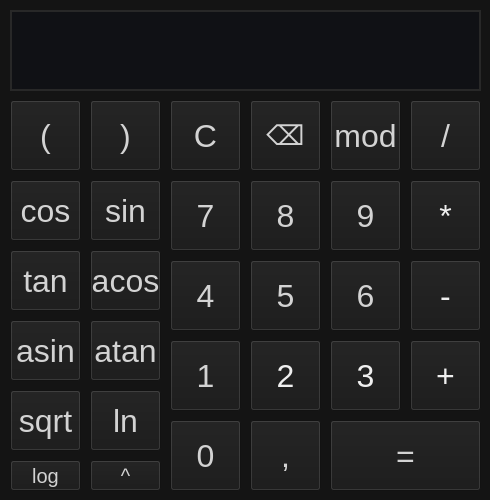
<?xml version="1.0" encoding="UTF-8"?>
<ui version="4.0">
 <class>MainWindow</class>
 <widget class="QMainWindow" name="MainWindow">
  <property name="geometry">
   <rect>
    <x>0</x>
    <y>0</y>
    <width>490</width>
    <height>500</height>
   </rect>
  </property>
  <property name="contextMenuPolicy">
   <enum>Qt::DefaultContextMenu</enum>
  </property>
  <property name="windowTitle">
   <string comment="Created by Lainlynr (Илья Милов)" extracomment="Created by Lainlynr (Илья Милов)">School 21 SmartCalc 1.0 by Lainlynr</string>
  </property>
  <property name="windowIcon">
   <iconset>
    <normaloff>../../Downloads/icon.ico</normaloff>../../Downloads/icon.ico</iconset>
  </property>
  <property name="styleSheet">
   <string notr="true"/>
  </property>
  <property name="documentMode">
   <bool>false</bool>
  </property>
  <widget class="QWidget" name="centralwidget">
   <property name="styleSheet">
    <string notr="true">QWidget
{
background:rgb(20, 20, 20);
}
QPushButton
{
background:rgb(25, 25, 25);
color:rgb(211, 211, 211);
}</string>
   </property>
   <widget class="QPushButton" name="pushButton_7">
    <property name="geometry">
     <rect>
      <x>170</x>
      <y>180</y>
      <width>71</width>
      <height>71</height>
     </rect>
    </property>
    <property name="font">
     <font>
      <pointsize>24</pointsize>
      <kerning>true</kerning>
     </font>
    </property>
    <property name="text">
     <string>7</string>
    </property>
   </widget>
   <widget class="QPushButton" name="pushButton_8">
    <property name="geometry">
     <rect>
      <x>250</x>
      <y>180</y>
      <width>71</width>
      <height>71</height>
     </rect>
    </property>
    <property name="font">
     <font>
      <pointsize>24</pointsize>
      <kerning>true</kerning>
     </font>
    </property>
    <property name="text">
     <string>8</string>
    </property>
   </widget>
   <widget class="QPushButton" name="pushButton_9">
    <property name="geometry">
     <rect>
      <x>330</x>
      <y>180</y>
      <width>71</width>
      <height>71</height>
     </rect>
    </property>
    <property name="font">
     <font>
      <pointsize>24</pointsize>
      <kerning>true</kerning>
     </font>
    </property>
    <property name="text">
     <string>9</string>
    </property>
   </widget>
   <widget class="QPushButton" name="pushButton_6">
    <property name="geometry">
     <rect>
      <x>330</x>
      <y>260</y>
      <width>71</width>
      <height>71</height>
     </rect>
    </property>
    <property name="font">
     <font>
      <pointsize>24</pointsize>
      <kerning>true</kerning>
     </font>
    </property>
    <property name="text">
     <string>6</string>
    </property>
   </widget>
   <widget class="QPushButton" name="pushButton_4">
    <property name="geometry">
     <rect>
      <x>170</x>
      <y>260</y>
      <width>71</width>
      <height>71</height>
     </rect>
    </property>
    <property name="font">
     <font>
      <pointsize>24</pointsize>
      <kerning>true</kerning>
     </font>
    </property>
    <property name="text">
     <string>4</string>
    </property>
   </widget>
   <widget class="QPushButton" name="pushButton_5">
    <property name="geometry">
     <rect>
      <x>250</x>
      <y>260</y>
      <width>71</width>
      <height>71</height>
     </rect>
    </property>
    <property name="font">
     <font>
      <pointsize>24</pointsize>
      <kerning>true</kerning>
     </font>
    </property>
    <property name="text">
     <string>5</string>
    </property>
   </widget>
   <widget class="QPushButton" name="pushButton_3">
    <property name="geometry">
     <rect>
      <x>330</x>
      <y>340</y>
      <width>71</width>
      <height>71</height>
     </rect>
    </property>
    <property name="font">
     <font>
      <pointsize>24</pointsize>
      <kerning>true</kerning>
     </font>
    </property>
    <property name="styleSheet">
     <string notr="true">QPushButton
{
color:rgb(239, 239, 239)
}</string>
    </property>
    <property name="text">
     <string>3</string>
    </property>
   </widget>
   <widget class="QPushButton" name="pushButton_1">
    <property name="geometry">
     <rect>
      <x>170</x>
      <y>340</y>
      <width>71</width>
      <height>71</height>
     </rect>
    </property>
    <property name="font">
     <font>
      <pointsize>24</pointsize>
      <kerning>true</kerning>
     </font>
    </property>
    <property name="text">
     <string>1</string>
    </property>
   </widget>
   <widget class="QPushButton" name="pushButton_2">
    <property name="geometry">
     <rect>
      <x>250</x>
      <y>340</y>
      <width>71</width>
      <height>71</height>
     </rect>
    </property>
    <property name="font">
     <font>
      <pointsize>24</pointsize>
      <kerning>true</kerning>
     </font>
    </property>
    <property name="styleSheet">
     <string notr="true">QPushButton
{
color:rgb(239, 239, 239)
}</string>
    </property>
    <property name="text">
     <string>2</string>
    </property>
   </widget>
   <widget class="QLineEdit" name="lineEdit">
    <property name="geometry">
     <rect>
      <x>10</x>
      <y>10</y>
      <width>471</width>
      <height>81</height>
     </rect>
    </property>
    <property name="font">
     <font>
      <pointsize>20</pointsize>
     </font>
    </property>
    <property name="styleSheet">
     <string notr="true">QLineEdit
{
background:rgb(16, 17, 21);
color:rgb(208, 208, 208);
border: 2px solid rgb(40, 40, 40);
padding-left: 5px;
}</string>
    </property>
    <property name="text">
     <string/>
    </property>
    <property name="readOnly">
     <bool>true</bool>
    </property>
   </widget>
   <widget class="QPushButton" name="pushButton_0">
    <property name="geometry">
     <rect>
      <x>170</x>
      <y>420</y>
      <width>71</width>
      <height>71</height>
     </rect>
    </property>
    <property name="font">
     <font>
      <pointsize>24</pointsize>
      <kerning>true</kerning>
     </font>
    </property>
    <property name="text">
     <string>0</string>
    </property>
   </widget>
   <widget class="QPushButton" name="pushButton_decimal">
    <property name="geometry">
     <rect>
      <x>250</x>
      <y>420</y>
      <width>71</width>
      <height>71</height>
     </rect>
    </property>
    <property name="font">
     <font>
      <pointsize>24</pointsize>
      <kerning>true</kerning>
     </font>
    </property>
    <property name="text">
     <string>,</string>
    </property>
   </widget>
   <widget class="QPushButton" name="pushButton_equals">
    <property name="geometry">
     <rect>
      <x>330</x>
      <y>420</y>
      <width>151</width>
      <height>71</height>
     </rect>
    </property>
    <property name="font">
     <font>
      <pointsize>24</pointsize>
      <kerning>true</kerning>
     </font>
    </property>
    <property name="styleSheet">
     <string notr="true"/>
    </property>
    <property name="text">
     <string>=</string>
    </property>
   </widget>
   <widget class="QPushButton" name="pushButton_minus">
    <property name="geometry">
     <rect>
      <x>410</x>
      <y>260</y>
      <width>71</width>
      <height>71</height>
     </rect>
    </property>
    <property name="font">
     <font>
      <pointsize>24</pointsize>
      <kerning>true</kerning>
     </font>
    </property>
    <property name="styleSheet">
     <string notr="true">QPushButton
{
color:rgb(239, 239, 239)
}</string>
    </property>
    <property name="text">
     <string>-</string>
    </property>
   </widget>
   <widget class="QPushButton" name="pushButton_plus">
    <property name="geometry">
     <rect>
      <x>410</x>
      <y>340</y>
      <width>71</width>
      <height>71</height>
     </rect>
    </property>
    <property name="font">
     <font>
      <pointsize>24</pointsize>
      <kerning>true</kerning>
     </font>
    </property>
    <property name="styleSheet">
     <string notr="true">QPushButton
{
color:rgb(239, 239, 239)
}</string>
    </property>
    <property name="text">
     <string>+</string>
    </property>
   </widget>
   <widget class="QPushButton" name="pushButton_multiply">
    <property name="geometry">
     <rect>
      <x>410</x>
      <y>180</y>
      <width>71</width>
      <height>71</height>
     </rect>
    </property>
    <property name="font">
     <font>
      <pointsize>24</pointsize>
      <kerning>true</kerning>
     </font>
    </property>
    <property name="styleSheet">
     <string notr="true">QPushButton
{
color:rgb(239, 239, 239)
}</string>
    </property>
    <property name="text">
     <string>*</string>
    </property>
   </widget>
   <widget class="QPushButton" name="pushButton_division">
    <property name="geometry">
     <rect>
      <x>410</x>
      <y>100</y>
      <width>71</width>
      <height>71</height>
     </rect>
    </property>
    <property name="font">
     <font>
      <pointsize>24</pointsize>
      <kerning>true</kerning>
     </font>
    </property>
    <property name="styleSheet">
     <string notr="true"/>
    </property>
    <property name="text">
     <string>/</string>
    </property>
   </widget>
   <widget class="QPushButton" name="pushButton_clean">
    <property name="geometry">
     <rect>
      <x>170</x>
      <y>100</y>
      <width>71</width>
      <height>71</height>
     </rect>
    </property>
    <property name="font">
     <font>
      <pointsize>24</pointsize>
      <kerning>true</kerning>
     </font>
    </property>
    <property name="text">
     <string>C</string>
    </property>
   </widget>
   <widget class="QPushButton" name="pushButton_percent">
    <property name="geometry">
     <rect>
      <x>330</x>
      <y>100</y>
      <width>71</width>
      <height>71</height>
     </rect>
    </property>
    <property name="font">
     <font>
      <pointsize>24</pointsize>
      <kerning>true</kerning>
     </font>
    </property>
    <property name="text">
     <string>mod</string>
    </property>
   </widget>
   <widget class="QPushButton" name="pushButton_backspace">
    <property name="geometry">
     <rect>
      <x>250</x>
      <y>100</y>
      <width>71</width>
      <height>71</height>
     </rect>
    </property>
    <property name="font">
     <font>
      <pointsize>20</pointsize>
      <italic>false</italic>
      <underline>false</underline>
      <strikeout>false</strikeout>
      <stylestrategy>PreferAntialias</stylestrategy>
      <kerning>true</kerning>
     </font>
    </property>
    <property name="text">
     <string>⌫</string>
    </property>
   </widget>
   <widget class="QPushButton" name="pushButton_open_bracket">
    <property name="geometry">
     <rect>
      <x>10</x>
      <y>100</y>
      <width>71</width>
      <height>71</height>
     </rect>
    </property>
    <property name="font">
     <font>
      <pointsize>24</pointsize>
      <kerning>true</kerning>
     </font>
    </property>
    <property name="text">
     <string>(</string>
    </property>
   </widget>
   <widget class="QPushButton" name="pushButton_close_bracket">
    <property name="geometry">
     <rect>
      <x>90</x>
      <y>100</y>
      <width>71</width>
      <height>71</height>
     </rect>
    </property>
    <property name="font">
     <font>
      <pointsize>24</pointsize>
      <kerning>true</kerning>
     </font>
    </property>
    <property name="text">
     <string>)</string>
    </property>
   </widget>
   <widget class="QPushButton" name="pushButton_cos">
    <property name="geometry">
     <rect>
      <x>10</x>
      <y>180</y>
      <width>71</width>
      <height>61</height>
     </rect>
    </property>
    <property name="font">
     <font>
      <pointsize>24</pointsize>
      <kerning>true</kerning>
     </font>
    </property>
    <property name="text">
     <string>cos</string>
    </property>
   </widget>
   <widget class="QPushButton" name="pushButton_sin">
    <property name="geometry">
     <rect>
      <x>90</x>
      <y>180</y>
      <width>71</width>
      <height>61</height>
     </rect>
    </property>
    <property name="font">
     <font>
      <pointsize>24</pointsize>
      <kerning>true</kerning>
     </font>
    </property>
    <property name="text">
     <string>sin</string>
    </property>
   </widget>
   <widget class="QPushButton" name="pushButton_asin">
    <property name="geometry">
     <rect>
      <x>10</x>
      <y>320</y>
      <width>71</width>
      <height>61</height>
     </rect>
    </property>
    <property name="font">
     <font>
      <pointsize>24</pointsize>
      <kerning>true</kerning>
     </font>
    </property>
    <property name="text">
     <string>asin</string>
    </property>
   </widget>
   <widget class="QPushButton" name="pushButton_tan">
    <property name="geometry">
     <rect>
      <x>10</x>
      <y>250</y>
      <width>71</width>
      <height>61</height>
     </rect>
    </property>
    <property name="font">
     <font>
      <pointsize>24</pointsize>
      <kerning>true</kerning>
     </font>
    </property>
    <property name="text">
     <string>tan</string>
    </property>
   </widget>
   <widget class="QPushButton" name="pushButton_atan">
    <property name="geometry">
     <rect>
      <x>90</x>
      <y>320</y>
      <width>71</width>
      <height>61</height>
     </rect>
    </property>
    <property name="font">
     <font>
      <pointsize>24</pointsize>
      <kerning>true</kerning>
     </font>
    </property>
    <property name="text">
     <string>atan</string>
    </property>
   </widget>
   <widget class="QPushButton" name="pushButton_acos">
    <property name="geometry">
     <rect>
      <x>90</x>
      <y>250</y>
      <width>71</width>
      <height>61</height>
     </rect>
    </property>
    <property name="font">
     <font>
      <pointsize>24</pointsize>
      <kerning>true</kerning>
     </font>
    </property>
    <property name="text">
     <string>acos</string>
    </property>
   </widget>
   <widget class="QPushButton" name="pushButton_ln">
    <property name="geometry">
     <rect>
      <x>90</x>
      <y>390</y>
      <width>71</width>
      <height>61</height>
     </rect>
    </property>
    <property name="font">
     <font>
      <pointsize>24</pointsize>
      <kerning>true</kerning>
     </font>
    </property>
    <property name="text">
     <string>ln</string>
    </property>
   </widget>
   <widget class="QPushButton" name="pushButton_sqrt">
    <property name="geometry">
     <rect>
      <x>10</x>
      <y>390</y>
      <width>71</width>
      <height>61</height>
     </rect>
    </property>
    <property name="font">
     <font>
      <pointsize>24</pointsize>
      <kerning>true</kerning>
     </font>
    </property>
    <property name="text">
     <string>sqrt</string>
    </property>
   </widget>
   <widget class="QPushButton" name="pushButton_log">
    <property name="geometry">
     <rect>
      <x>10</x>
      <y>460</y>
      <width>71</width>
      <height>31</height>
     </rect>
    </property>
    <property name="font">
     <font>
      <pointsize>15</pointsize>
     </font>
    </property>
    <property name="text">
     <string>log</string>
    </property>
   </widget>
   <widget class="QPushButton" name="pushButton_pow">
    <property name="geometry">
     <rect>
      <x>90</x>
      <y>460</y>
      <width>71</width>
      <height>31</height>
     </rect>
    </property>
    <property name="font">
     <font>
      <pointsize>15</pointsize>
     </font>
    </property>
    <property name="text">
     <string>^</string>
    </property>
   </widget>
  </widget>
 </widget>
 <resources/>
 <connections/>
</ui>
